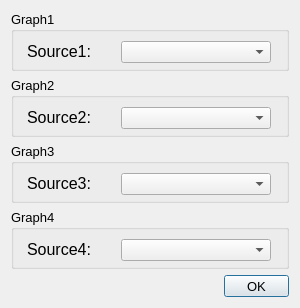
<?xml version="1.0" encoding="UTF-8"?>
<ui version="4.0">
 <class>BatchDeleteSelectWindow</class>
 <widget class="QDialog" name="BatchDeleteSelectWindow">
  <property name="geometry">
   <rect>
    <x>0</x>
    <y>0</y>
    <width>300</width>
    <height>308</height>
   </rect>
  </property>
  <property name="sizePolicy">
   <sizepolicy hsizetype="Preferred" vsizetype="Preferred">
    <horstretch>0</horstretch>
    <verstretch>0</verstretch>
   </sizepolicy>
  </property>
  <property name="minimumSize">
   <size>
    <width>300</width>
    <height>308</height>
   </size>
  </property>
  <property name="maximumSize">
   <size>
    <width>300</width>
    <height>308</height>
   </size>
  </property>
  <property name="font">
   <font>
    <family>Segoe UI</family>
   </font>
  </property>
  <property name="windowTitle">
   <string>BatchDeleteSelect</string>
  </property>
  <property name="sizeGripEnabled">
   <bool>false</bool>
  </property>
  <layout class="QGridLayout" name="gridLayout_5">
   <item row="3" column="0" colspan="2">
    <widget class="QGroupBox" name="groupBox_4">
     <property name="font">
      <font>
       <family>Segoe UI</family>
       <pointsize>10</pointsize>
      </font>
     </property>
     <property name="title">
      <string>Graph4</string>
     </property>
     <layout class="QGridLayout" name="gridLayout_4">
      <item row="0" column="0">
       <widget class="QLabel" name="label_13">
        <property name="minimumSize">
         <size>
          <width>84</width>
          <height>20</height>
         </size>
        </property>
        <property name="maximumSize">
         <size>
          <width>60</width>
          <height>20</height>
         </size>
        </property>
        <property name="font">
         <font>
          <family>Segoe UI</family>
          <pointsize>12</pointsize>
         </font>
        </property>
        <property name="text">
         <string>Source4:</string>
        </property>
       </widget>
      </item>
      <item row="0" column="1">
       <widget class="QComboBox" name="source4">
        <property name="minimumSize">
         <size>
          <width>100</width>
          <height>22</height>
         </size>
        </property>
        <property name="maximumSize">
         <size>
          <width>150</width>
          <height>24</height>
         </size>
        </property>
       </widget>
      </item>
     </layout>
    </widget>
   </item>
   <item row="4" column="1">
    <widget class="QPushButton" name="checkButton">
     <property name="minimumSize">
      <size>
       <width>65</width>
       <height>22</height>
      </size>
     </property>
     <property name="maximumSize">
      <size>
       <width>80</width>
       <height>22</height>
      </size>
     </property>
     <property name="font">
      <font>
       <family>Segoe UI</family>
       <pointsize>10</pointsize>
      </font>
     </property>
     <property name="text">
      <string>OK</string>
     </property>
    </widget>
   </item>
   <item row="2" column="0" colspan="2">
    <widget class="QGroupBox" name="groupBox_3">
     <property name="font">
      <font>
       <family>Segoe UI</family>
       <pointsize>10</pointsize>
      </font>
     </property>
     <property name="title">
      <string>Graph3</string>
     </property>
     <layout class="QGridLayout" name="gridLayout_3">
      <item row="0" column="1">
       <widget class="QComboBox" name="source3">
        <property name="minimumSize">
         <size>
          <width>100</width>
          <height>22</height>
         </size>
        </property>
        <property name="maximumSize">
         <size>
          <width>150</width>
          <height>24</height>
         </size>
        </property>
       </widget>
      </item>
      <item row="0" column="0">
       <widget class="QLabel" name="label_9">
        <property name="minimumSize">
         <size>
          <width>84</width>
          <height>20</height>
         </size>
        </property>
        <property name="maximumSize">
         <size>
          <width>60</width>
          <height>20</height>
         </size>
        </property>
        <property name="font">
         <font>
          <family>Segoe UI</family>
          <pointsize>12</pointsize>
         </font>
        </property>
        <property name="text">
         <string>Source3:</string>
        </property>
       </widget>
      </item>
     </layout>
    </widget>
   </item>
   <item row="4" column="0">
    <spacer name="horizontalSpacer">
     <property name="orientation">
      <enum>Qt::Horizontal</enum>
     </property>
     <property name="sizeHint" stdset="0">
      <size>
       <width>398</width>
       <height>20</height>
      </size>
     </property>
    </spacer>
   </item>
   <item row="0" column="0" colspan="2">
    <widget class="QGroupBox" name="groupBox">
     <property name="font">
      <font>
       <family>Segoe UI</family>
       <pointsize>10</pointsize>
      </font>
     </property>
     <property name="title">
      <string>Graph1</string>
     </property>
     <layout class="QGridLayout" name="gridLayout">
      <item row="0" column="0">
       <widget class="QLabel" name="label">
        <property name="minimumSize">
         <size>
          <width>80</width>
          <height>20</height>
         </size>
        </property>
        <property name="maximumSize">
         <size>
          <width>84</width>
          <height>20</height>
         </size>
        </property>
        <property name="font">
         <font>
          <family>Segoe UI</family>
          <pointsize>12</pointsize>
         </font>
        </property>
        <property name="text">
         <string>Source1:</string>
        </property>
       </widget>
      </item>
      <item row="0" column="1">
       <widget class="QComboBox" name="source1">
        <property name="minimumSize">
         <size>
          <width>100</width>
          <height>22</height>
         </size>
        </property>
        <property name="maximumSize">
         <size>
          <width>150</width>
          <height>24</height>
         </size>
        </property>
       </widget>
      </item>
     </layout>
    </widget>
   </item>
   <item row="1" column="0" colspan="2">
    <widget class="QGroupBox" name="groupBox_2">
     <property name="font">
      <font>
       <family>Segoe UI</family>
       <pointsize>10</pointsize>
      </font>
     </property>
     <property name="title">
      <string>Graph2</string>
     </property>
     <layout class="QGridLayout" name="gridLayout_2">
      <item row="0" column="1">
       <widget class="QComboBox" name="source2">
        <property name="minimumSize">
         <size>
          <width>100</width>
          <height>22</height>
         </size>
        </property>
        <property name="maximumSize">
         <size>
          <width>150</width>
          <height>24</height>
         </size>
        </property>
       </widget>
      </item>
      <item row="0" column="0">
       <widget class="QLabel" name="label_5">
        <property name="minimumSize">
         <size>
          <width>84</width>
          <height>20</height>
         </size>
        </property>
        <property name="maximumSize">
         <size>
          <width>60</width>
          <height>20</height>
         </size>
        </property>
        <property name="font">
         <font>
          <family>Segoe UI</family>
          <pointsize>12</pointsize>
         </font>
        </property>
        <property name="text">
         <string>Source2:</string>
        </property>
       </widget>
      </item>
     </layout>
    </widget>
   </item>
  </layout>
 </widget>
 <resources/>
 <connections/>
</ui>
